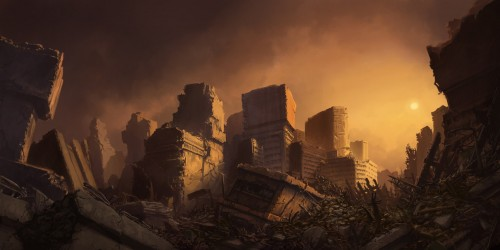
#> input picture learining/Drawing/image1.jpg, 500 x 250 px
$ python add-two-images.py
#> lines starting #> are read from the running program, lines starting #| are printed output that depends on the picture
import cv2
image1 = cv2.imread("./image1.jpg")
#> image1 is the input picture: shape (250, 500, 3); mean B, G, R 34.8, 52.4, 81
image2 = cv2.imread("./image2.jpg")
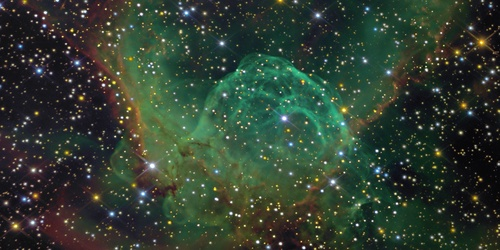
#> input picture learining/Drawing/image2.jpg, 500 x 250 px
#> image2 is the input picture: shape (250, 500, 3); mean B, G, R 49.4, 62.5, 48.9

# cv2.addWeighted is applied over the
# image inputs with applied parameters

# dst = src1*alpha + src2*beta + gamma;

result = cv2.addWeighted(src1=image1, alpha=1,
                         src2=image2, beta=0.1, gamma=0)

# cv2.subtract is applied over the
# image inputs with applied parameters
sub = cv2.subtract(image1, image2)
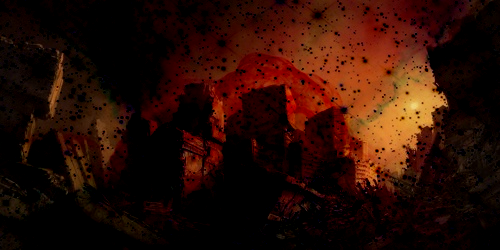
#> sub: shape (250, 500, 3); mean B, G, R 5, 13.5, 42

cv2.imshow("Concatination", result)
cv2.imshow("substruction", sub)
cv2.waitKey(0)
cv2.destroyAllWindows()
